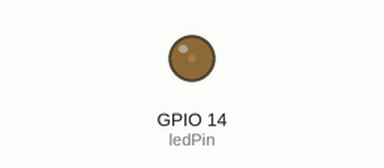
Simulated run of this sketch. Board: ESP32. Shown: output pins drawn as LEDs (lit = HIGH).

Above: at 0.15 s.
At 0.75 s:
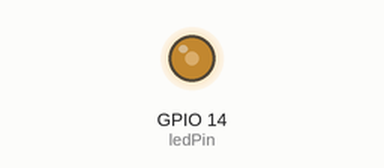
At 1.6 s:
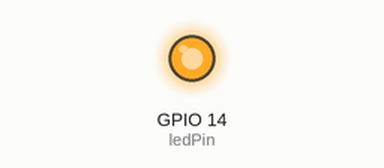
Timing chart, 0 to 3.1 s (numbered marks = the images above):
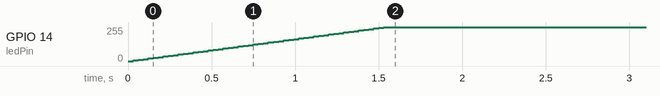

Measured:
- by itself, GPIO 14 (ledPin): moves from 0/255 to 255/255 over 1.5 s

The sketch:

pwm-ledc.ino
```cpp
/*
 * Exemplo de uso do PWM com LEDC
 * Descrição: Este exemplo demonstra o uso do PWM com LEDC através do brilho de um LED
 *
 * Autor: Fábio Souza
 * data: 06/09/2023
 * update:12/07/2025
 */

// Definições de pinos da placa Franzininho WiFi LAB01
#define LED_VERMELHO 14   // Pino do LED Vermelho
#define LED_VERDE 13      // Pino do LED Verde
#define LED_AZUL 12       // Pino do LED Azul
#define BOTAO_1 7         // Pino do Botão 1
#define BOTAO_2 6         // Pino do Botão 2
#define BOTAO_3 5         // Pino do Botão 3
#define BOTAO_4 4         // Pino do Botão 4
#define BOTAO_5 3         // Pino do Botão 5
#define BOTAO_6 2         // Pino do Botão 6
#define BUZZER  17        // Pino do Buzzer

// PWM com LEDC definições
#define LEDC_CHANNEL_0     0          // Número do canal LEDC
#define LEDC_TIMER_BITS    8          // Resolução do temporizador LEDC
#define PWM_MAX_VALUE      4095        // Valor máximo do PWM - 2^8 - 1
#define LEDC_BASE_FREQ     5000       // Frequência base do PWM

int brightness = 0;    // Variável para armazenar o brilho do LED
int fadeAmount = 5;    // Quantidade de aumento/diminuição de brilho a cada ciclo
const int ledPin = LED_VERMELHO; // Define o número do pino GPIO para o LED

void setup() {
  // Configura o pino para usar PWM com frequência e resolução definidas
  bool ok = ledcAttach(ledPin, LEDC_BASE_FREQ, LEDC_TIMER_BITS);
  if (!ok) {
    Serial.begin(115200);
    Serial.println("Erro ao configurar o LEDC!");
  }
}

void loop() {

  ledcWrite(ledPin, brightness);                                // define o brilho do LED

  brightness = brightness + fadeAmount;                         // altera o brilho para a próxima vez através do loop

  if (brightness <= 0 || brightness >= PWM_MAX_VALUE) {         // inverte a direção do fade no final do fade se brightness chegou nos limites
    fadeAmount = -fadeAmount;                                   // inverte a direção do fade
  }
  delay(30);                                                    // aguarda 30 milissegundos para ver o efeito
}
```
